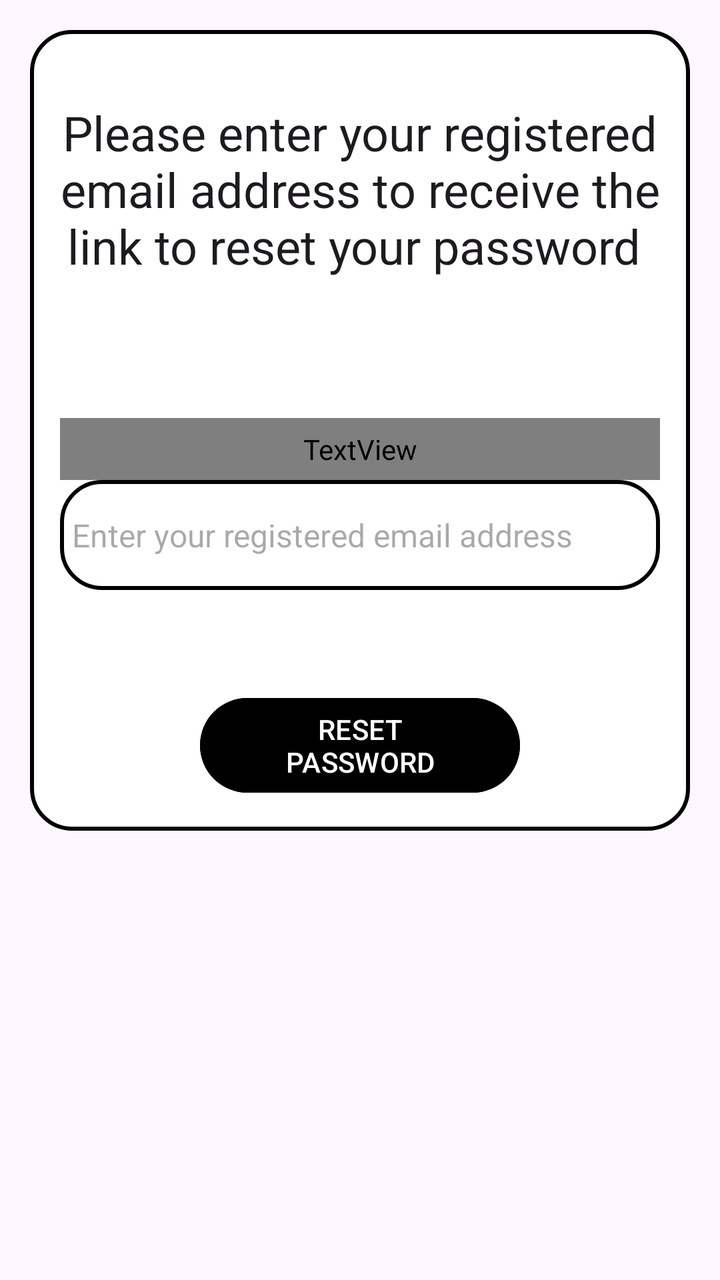
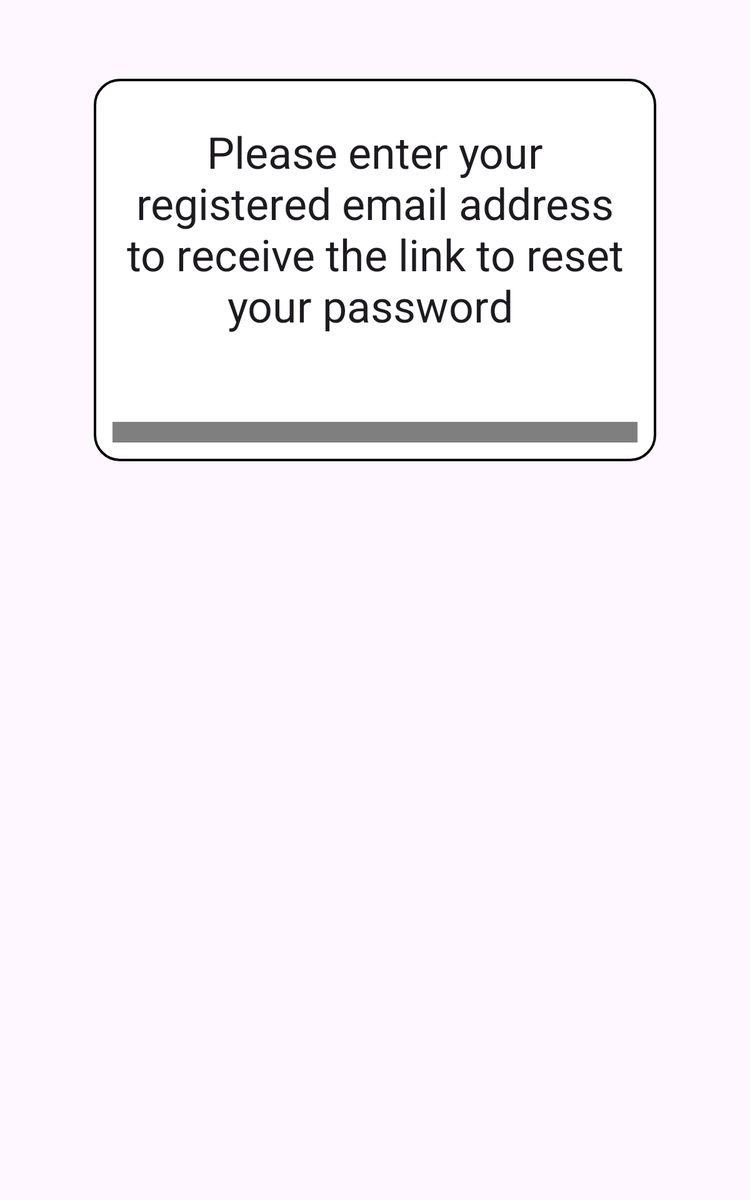

Two renders of one Android screen. The first uses the default layout on a phone; the second uses the alternative layout the repository ships for a different screen configuration, on a matching device. The two XML files are below.
<!-- AndroidManifest.xml: application theme Theme.CarCare -->
<!-- res/layout/activity_forgot_password.xml -->
<?xml version="1.0" encoding="utf-8"?>
<ScrollView xmlns:android="http://schemas.android.com/apk/res/android"
    xmlns:app="http://schemas.android.com/apk/res-auto"
    xmlns:tools="http://schemas.android.com/tools"
    android:layout_width="match_parent"
    android:layout_height="match_parent"
    tools:context=".ForgotPasswordActivity"
    android:background="@drawable/background">

    <RelativeLayout
        android:layout_width="match_parent"
        android:layout_height="wrap_content"
        android:layout_margin="15dp"
        android:padding="15dp"
        android:background="@drawable/white_background">
        <TextView
            android:layout_width="match_parent"
            android:layout_height="wrap_content"
            android:text="Please enter your registered email address to receive the link to reset your password "
            android:layout_marginTop="20dp"
            android:layout_marginBottom="20dp"
            android:textAlignment="center"
            android:id="@+id/password_reset_head"
            android:textAppearance="@style/TextAppearance.AppCompat.Headline"/>
        <TextView
            android:layout_width="match_parent"
            android:layout_height="wrap_content"
            android:id="@+id/password_reset_text"
            android:layout_below="@id/password_reset_head"
            android:text="Email"
            android:layout_marginTop="50dp"
            android:padding="6dp"
            android:textSize="16sp"
            android:textColor="@color/royalBlue"/>
        <EditText
            android:layout_width="match_parent"
            android:layout_height="55dp"
            android:id="@+id/editText_reset_pwd_email"
            android:layout_below="@+id/password_reset_text"
            android:hint="Enter your registered email address"
            android:inputType="textEmailAddress"
            android:padding="6dp"
            android:textSize="16sp"
            android:background="@drawable/white_background"/>
        <Button
            android:layout_width="match_parent"
            android:layout_height="wrap_content"
            android:id="@+id/button_password_reset"
            android:layout_below="@+id/editText_reset_pwd_email"
            android:layout_marginTop="50dp"
            android:layout_marginLeft="70dp"
            android:layout_marginRight="70dp"
            android:backgroundTint="@color/black"
            android:text="RESET PASSWORD"/>


        
    </RelativeLayout>
        


</ScrollView>
<!-- resources referenced by this layout -->
<resources>
  <color name="black">#FF000000</color>
  <!-- drawable white_background (drawable) -->
  <?xml version="1.0" encoding="utf-8"?>
  <selector xmlns:android="http://schemas.android.com/apk/res/android">
      <item>
          <shape android:shape="rectangle">
              <solid android:color="@color/white"/>
              <corners android:radius="20dp"/>
              <stroke
                  android:width="2dp"
                  android:color="@color/royalBlue"/>
          </shape>
      </item>
  </selector>
  <style name="Theme.CarCare" parent="Base.Theme.CarCare" />
  <color name="white">#FFFFFFFF</color>
  <style name="Base.Theme.CarCare" parent="Theme.Material3.DayNight.NoActionBar">
          
          
      </style>
</resources>
<!-- res/layout-sw600dp/activity_forgot_password.xml (the repository's variant of the layout above) -->
<!-- drawn on a 7-inch tablet held upright -->
<?xml version="1.0" encoding="utf-8"?>
<androidx.constraintlayout.widget.ConstraintLayout xmlns:android="http://schemas.android.com/apk/res/android"
    xmlns:app="http://schemas.android.com/apk/res-auto"
    xmlns:tools="http://schemas.android.com/tools"
    android:layout_width="match_parent"
    android:layout_height="match_parent"
    android:background="@drawable/background"
    tools:context=".ForgotPasswordActivity">

    <RelativeLayout
        android:layout_width="0dp"
        android:layout_height="0dp"
        android:layout_margin="15dp"
        android:background="@drawable/white_background"
        android:padding="15dp"
        app:layout_constraintBottom_toTopOf="@+id/guideline3"
        app:layout_constraintEnd_toStartOf="@+id/guideline1"
        app:layout_constraintStart_toStartOf="@+id/guideline"
        app:layout_constraintTop_toTopOf="@+id/guideline2">

        <TextView
            android:id="@+id/password_reset_head"
            android:layout_width="match_parent"
            android:layout_height="wrap_content"
            android:layout_marginTop="20dp"
            android:layout_marginBottom="20dp"
            android:textSize="35sp"
            android:text="Please enter your registered email address to receive the link to reset your password "
            android:textAlignment="center"
            android:textAppearance="@style/TextAppearance.AppCompat.Headline" />

        <TextView
            android:id="@+id/password_reset_text"
            android:layout_width="match_parent"
            android:layout_height="wrap_content"
            android:layout_below="@id/password_reset_head"
            android:layout_marginTop="50dp"
            android:padding="6dp"
            android:text="Email"
            android:textColor="@color/royalBlue"
            android:textSize="20sp" />

        <EditText
            android:id="@+id/editText_reset_pwd_email"
            android:layout_width="match_parent"
            android:layout_height="60dp"
            android:layout_below="@+id/password_reset_text"
            android:background="@drawable/white_background"
            android:hint="Enter your registered email address"
            android:inputType="textEmailAddress"
            android:padding="6dp"
            android:textSize="20sp" />

        <Button
            android:id="@+id/button_password_reset"
            android:layout_width="match_parent"
            android:layout_height="wrap_content"
            android:textSize="20sp"
            android:layout_below="@+id/editText_reset_pwd_email"
            android:layout_marginLeft="70dp"
            android:layout_marginTop="50dp"
            android:layout_marginRight="70dp"
            android:backgroundTint="@color/black"
            android:text="RESET PASSWORD" />


    </RelativeLayout>


    <androidx.constraintlayout.widget.Guideline
        android:id="@+id/guideline"
        android:layout_width="wrap_content"
        android:layout_height="wrap_content"
        android:orientation="vertical"
        app:layout_constraintGuide_percent="0.10" />


    <androidx.constraintlayout.widget.Guideline
        android:id="@+id/guideline1"
        android:layout_width="wrap_content"
        android:layout_height="wrap_content"
        android:orientation="vertical"
        app:layout_constraintGuide_percent="0.90" />


    <androidx.constraintlayout.widget.Guideline
        android:id="@+id/guideline2"
        android:layout_width="wrap_content"
        android:layout_height="wrap_content"
        android:orientation="horizontal"
        app:layout_constraintGuide_percent="0.05" />


    <androidx.constraintlayout.widget.Guideline
        android:id="@+id/guideline3"
        android:layout_width="wrap_content"
        android:layout_height="wrap_content"
        android:orientation="horizontal"
        app:layout_constraintGuide_percent="0.40" />


</androidx.constraintlayout.widget.ConstraintLayout>
